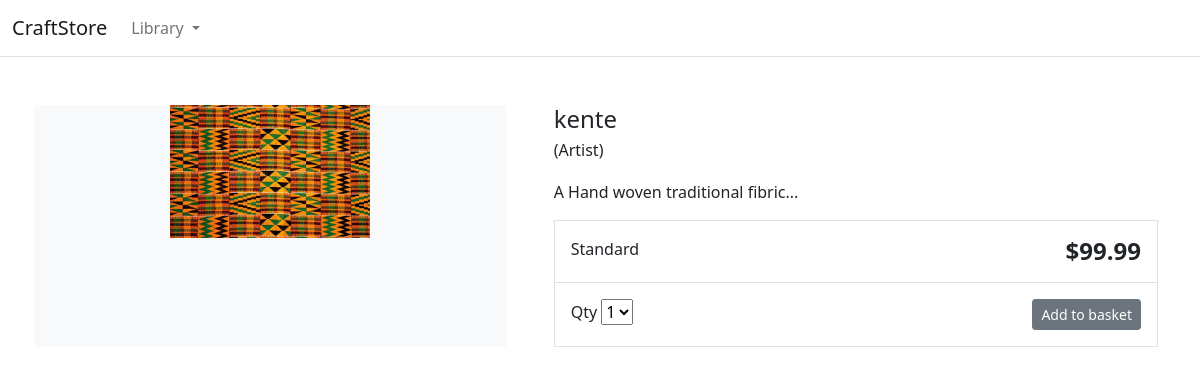
Page /kente-fibric on the committed database.
### store/models.py (models this page shows, shortened)
class Product(models.Model):
    category = models.ForeignKey(Category, related_name='product', on_delete=models.CASCADE)
    created_by = models.ForeignKey(User, on_delete=models.CASCADE, related_name='product_creator')
    title = models.CharField(max_length=255)
    author = models.CharField(max_length=255, default='admin')
    description = models.TextField(blank=True)
    image = models.ImageField(upload_to='images/', default='images/default.png')
    slug = models.SlugField(max_length=255)
    price = models.DecimalField(max_digits=4, decimal_places=2)
    in_stock = models.BooleanField(default=True)
    is_active = models.BooleanField(default=True)
    created = models.DateTimeField(auto_now_add=True)
    updated = models.DateTimeField(auto_now=True)
    objects = models.Manager()
    products = ProductManager()
    class Meta:
        verbose_name_plural = 'Products'
        ordering = ('-created',)

### store/views.py (the view)
# urls.py: path('<slug:slug>', views.product_detail, name='product_detail'),
def product_detail(request, slug):
    product = get_object_or_404(Product, slug=slug, in_stock=True)
    return render(request, 'store/products/single.html', {'product': product})

### store/context_processors.py (called while the page is built)
def categories(request):
    return {
        'categories': Category.objects.all()
    }

### store/models.py (called while the page is built)
    def get_absolute_url(self):
        return reverse('store:category_list', args=[self.slug])

### templates/store/products/single.html (shortened to what this page needs)
{% extends "base.html" %}
{% block content %}
<div class="container">
   <main class="pt-5">
        <div class="row g-3">
            <div class="col-md-5 col-lg-5 order-md-first bg-light">
                <img class="img-fluid mx-auto d-block" width="200px" alt="Responsive image" src="{{ product.image.url }}">
            </div>
            <div class="col-md-7 col-lg-7 ps-md-3 ps-lg-5">
                <h1 class="mb-0 h4">{{ product.title }}</h1>
                <p> (Artist)</p>
                <p>{{ product.description|slice:":355" }}...</p>
                <div class="border">
                    <div class="col border-bottom">
                        <div class="row p-3">
                            <div class="col-6">Standard</div>
                            <div class="col-6 text-end"><span class="h4 fw-bold">${{ product.price }}</span></div>
                        </div>
                    </div>
                    <div class="col">
                        <div class="row p-3">
                            <div class="col-6">
                                <label for="select">Qty</label>
                                <select id="select">
                                    <option value="">1</option>
                                </select>
                            </div>
                            <div class="col-6 text-end"><button type="button" class="btn btn-secondary btn-sm">Add to
                                    basket</button></div>
                        </div>
                    </div>
                </div>
            </div>
        </div>
    </main>
</div>
{% endblock %}

### rows in the picture
Product: image (picture), title "kente", description "A Hand woven traditional fibric", price "99.99"
